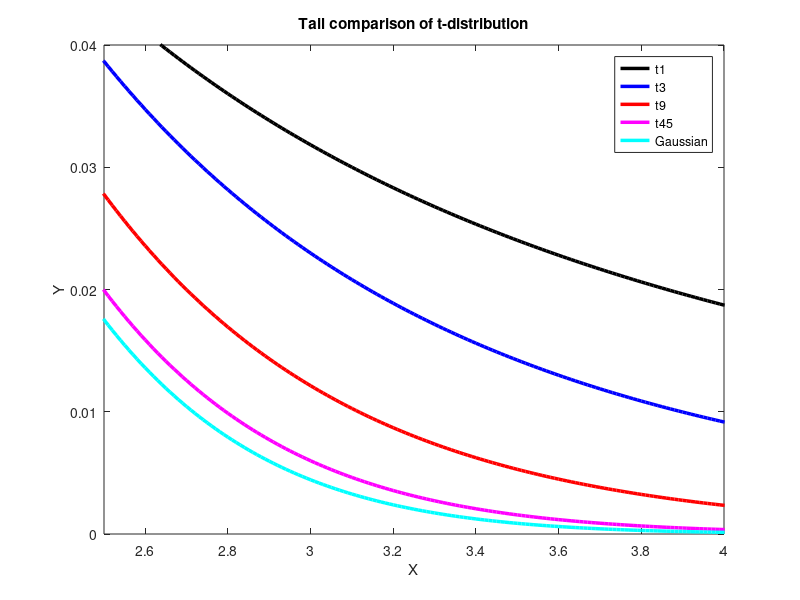

Write MATLAB code to recreate this figure.
%% Clear variables and close windows
clear all;
close all;
clc;

%% set input
%Tail comparison of t-distribution
xx = -6:0.01:6;

gausspdf = normpdf(xx);

tpdf1  = pdf('T',xx,1);
tpdf3  = pdf('T',xx,3);
tpdf9  = pdf('T',xx,9);
tpdf45 = pdf('T',xx,45);
%% plot
hold on
box on

plot(xx, tpdf1, 'Color','k','Linewidth',2.5)
plot(xx, tpdf3, 'Color','b','Linewidth',2.5)
plot(xx, tpdf9, 'Color','r','Linewidth',2.5)
plot(xx, tpdf45, 'Color','m','Linewidth',2.5)
plot(xx, gausspdf,'Color','c','Linewidth',2.5)
xlabel('X')
ylabel('Y')
ylim([0,0.04])
xlim([2.5,4])
title('Tail comparison of t-distribution')
legend('t1','t3','t9','t45','Gaussian','Location','NorthEast')
hold off
